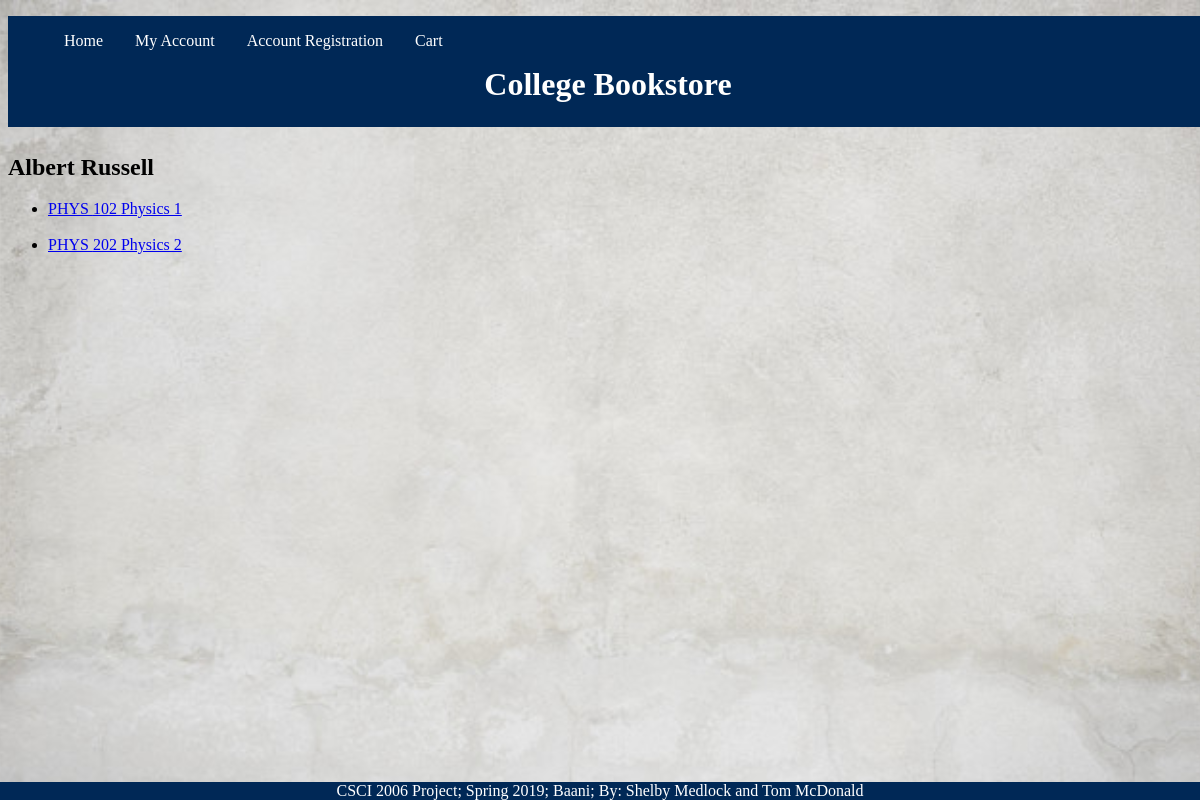
/instructorPage.php?id=2, run on the app's committed database.
### tables this page shows
CREATE TABLE `instructors` (
  `firstName` varchar(255) DEFAULT NULL,
  `lastName` varchar(255) DEFAULT NULL,
  `instructorId` int(11) NOT NULL
);

CREATE TABLE `subjects` (
  `title` varchar(255) DEFAULT NULL,
  `category` varchar(255) DEFAULT NULL,
  `subjectId` int(11) NOT NULL,
  `instructorId` int(11) NOT NULL
);

### includes/config.inc.php (called while the page is built, shortened)
<?php
spl_autoload_register(function ($class) {
    $file = 'lib/' . $class . '.class.php';
});
?>

### lib/InstructorDB.class.php (called while the page is built, shortened)
<?php
  class InstructorDB{
    private $pdo = null;
    private static $baseSQL = "SELECT * FROM Instructors";
    public function __construct($connection){
      $this->pdo = $connection;
    }
    public function findById($id){
      $sql = self::$baseSQL.' WHERE instructorId=?';
      $statement = DatabaseHelper::runQuery($this->pdo, $sql, Array($id));
      return $statement->fetch();
    }
  }
?>

### lib/DatabaseHelper.class.php (called while the page is built, shortened)
<?php
class DatabaseHelper {
    public static function runQuery($pdo, $sql, $parameters=array())     {
        if (!is_array($parameters)) {
            $parameters = array($parameters);
        }
        $statement = null;
        if (count($parameters) > 0) {
            $statement = $pdo->prepare($sql);
            $executedOk = $statement->execute($parameters);
        } else {
            $statement = $pdo->query($sql);
            if (!$statement) {
                throw new PDOException;
            }
        }
        return $statement;
    }
}
?>

### lib/SubjectDB.class.php (called while the page is built, shortened)
<?php
  class SubjectDB{
    private $pdo = null;
    private static $baseSQL = "SELECT * FROM Subjects";
    private static $constraint = " order by category";
    public function __construct($connection) {
        $this->pdo = $connection;
    }
    public function getAll(){
      $sql = self::$baseSQL.self::$constraint;
      $statement = DatabaseHelper::runQuery($this->pdo, $sql, null);
      return $statement;
    }
  }
?>

### instructorPage.php (the view, shortened to what this page needs)
<?php
	include "includes/config.inc.php";
	$instructorId = null;
	if(isset($_GET['id'])){
		$instructorId = $_GET['id'];
	}
	$instructors = new InstructorDB($pdo);
	$subjects = new SubjectDB($pdo);
	$allSubjects = $subjects->getAll();
	$instructor = $instructors->findById($instructorId);
	$instructorName = $instructor['firstName']." ".$instructor['lastName'];
?>
<!DOCTYPE html>
<html lang="en">
	<head>
		<link href="css/mainStyles.css" rel="stylesheet"/>
	</head>
	<body>
		<?php include "includes/header.inc.php";?>
		<article>
			<?php
				echo "<h2>".$instructorName."</h2>";
			?>
			<ul>
				<?php
				foreach ($allSubjects as $item) {
					if ($item['instructorId'] == $instructorId) {
						echo "<li><a href=\"bookPage.php?id=".$item['subjectId']."\">".$item['category']." ".$item['subjectId']." ".$item['title']."</a></li><br>";
					}
				}
				?>
			</ul>
		</article>
		<?php include "includes/footer.inc.php";?>
	</body>
</html>

### css/mainStyles.css (style rules this page uses)
body { background-image: url("../images/background.png"); background-size: 100%; width: 100%; }

### data on the page
instructors: instructorName "Albert Russell"
subjects: category "PHYS", subjectId "102", title "Physics 1"
subjects: category "PHYS", subjectId "202", title "Physics 2"
